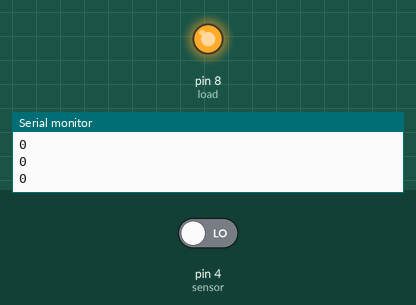
Recording of a sketch running on a simulated Arduino Uno, built with avr-gcc and run on an emulated ATmega328P. Shown: output pins drawn as LEDs (lit = HIGH), the last lines printed to the serial monitor. The inputs (shaded band) are chosen by the test bench; at power-on: pin 4 (sensor) LOW.

Above: at 1.2 s.
1.3 s: pin 4 (sensor) driven HIGH
At 2.5 s:
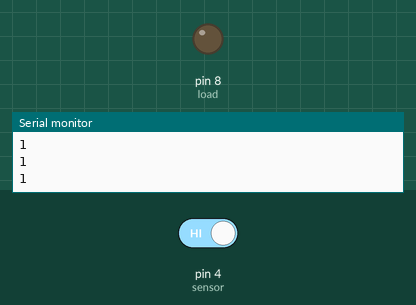
2.8 s: pin 4 (sensor) driven LOW
At 3.9 s:
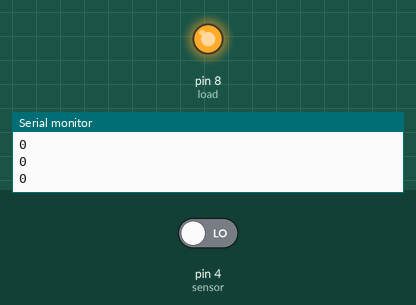
Timing chart, 0 to 5.8 s (numbered marks = the images above; inputs shaded):
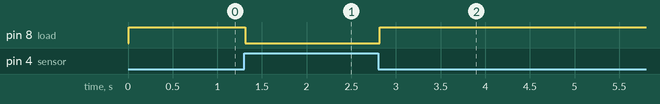

Measured:
- after the input at 1.3 s, pin 8 (load): HIGH → LOW at once
- after the input at 2.8 s, pin 8 (load): LOW → HIGH at once

The sketch:

rcwl.ino
```cpp
//Subscribe "Guru of Microcontroller"
//Learn Automation

int sensor = 4;
int load = 8;

// the setup routine runs once when you press reset:
void setup() {
  // initialize serial communication at 9600 bits per second:
  Serial.begin(9600);
  // make the pushbutton's pin an input:
  pinMode(sensor, INPUT);
  pinMode(load, OUTPUT);
}

// the loop routine runs over and over again forever:
void loop() {
  // read the input pin:
  int State = digitalRead(sensor);
  // print out the state of the button:
  Serial.println(State);
  delay(10);  // delay in between reads for stability


  if (State == 1) {
    digitalWrite(load, LOW);
    //delay(5000);
  } else {
    digitalWrite(load, HIGH);
  }

}
```
